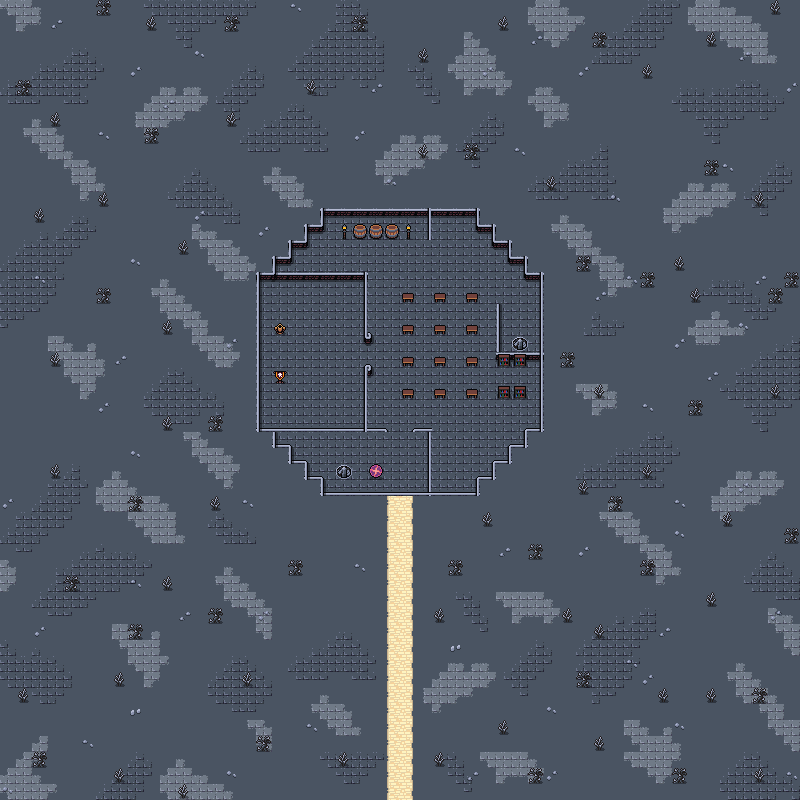

This is a level from a 2D game, rendered from its Tiled map with the project's own tilesets. A one-line summary and the map file follow, with tile-layer data summarised:
An orthogonal 50x50 tile map with 16x16 px tiles, 5 tile layers (Background, Ground, Walls, Ornamental Walls, ...), 2 tilesets and 11 objects.

<map version="1.10" tiledversion="1.10.1" orientation="orthogonal" renderorder="right-down" width="50" height="50" tilewidth="16" tileheight="16" infinite="0" nextlayerid="9" nextobjectid="87">
 <editorsettings>
  <export target="wastetown..tmx" format="tmx" />
 </editorsettings>
 <tileset firstgid="1" source="../../../../common/maps/tileset/main.tsx" />
 <tileset firstgid="10113" source="../../../../common/maps/tileset/buildings.tsx" />
 <layer id="1" name="Background" width="50" height="50">
  <data>[2500 cells, 2500 non-empty, 5 distinct tile ids]</data>
 </layer>
 <layer id="7" name="Ground" width="50" height="50">
  <data>[2500 cells, 770 non-empty, 29 distinct tile ids]</data>
 </layer>
 <layer id="2" name="Walls" width="50" height="50">
  <data>[2500 cells, 103 non-empty, 8 distinct tile ids]</data>
 </layer>
 <layer id="8" name="Ornamental Walls" width="50" height="50">
  <data>[2500 cells, 26 non-empty, 4 distinct tile ids]</data>
 </layer>
 <layer id="3" name="Clutter" width="50" height="50">
  <properties>
   <property name="spriteLayer" type="bool" value="true" />
  </properties>
  <data>[2500 cells, 162 non-empty, 15 distinct tile ids]</data>
 </layer>
 <objectgroup id="4" name="Objects">
  <object id="38" template="../../../../common/maps/obj/entry_up.tx" x="511.833" y="350.043">
   <properties>
    <property name="teleport" value="../Shandalar Old Border/maps/map/fort/fort_colorless_7_multilevel3.tmx" />
    <property name="teleportObjectId" value="49" />
   </properties>
  </object>
  <object id="73" template="../../../../common/maps/obj/gold.tx" x="269.084" y="370.999" />
  <object id="74" template="../../../../common/maps/obj/treasure.tx" x="269.75" y="354.416" />
  <object id="75" template="../../../../common/maps/obj/enemy.tx" x="417.084" y="368.917">
   <properties>
    <property name="enemy" value="Mandurang of Shandalar" />
    <property name="threatRange" type="int" value="100" />
    <property name="waypoints" value="84,83" />
   <property name="effect">{"startBattleWithCard": ["City of Brass|ARN"]}</property>
    </properties>
  </object>
  <object id="77" template="../../../../common/maps/obj/enemy.tx" x="370.584" y="329.833">
   <properties>
    <property name="enemy" value="Whim of Shandalar" />
    <property name="threatRange" type="int" value="100" />
   <property name="effect">{"startBattleWithCard": ["City of Brass|ARN"]}</property>
    </properties>
  </object>
  <object id="79" template="../../../../common/maps/obj/entry_up.tx" x="336.171" y="478.828">
   <properties>
    <property name="teleport" value="../Shandalar Old Border/maps/map/fort/fort_colorless_7_multilevel.tmx" />
    <property name="teleportObjectId" value="49" />
   </properties>
  </object>
  <object id="80" template="../../../../common/maps/obj/manashards.tx" x="435.168" y="237.433" />
  <object id="83" template="../../../../common/maps/obj/waypoint.tx" x="419" y="262.667" />
  <object id="84" template="../../../../common/maps/obj/waypoint.tx" x="415" y="423" />
  <object id="85" template="../../../../common/maps/obj/waypoint.tx" x="450" y="281.667" />
  <object id="86" template="../../../../common/maps/obj/waypoint.tx" x="447" y="417.333" />
 </objectgroup>
</map>
